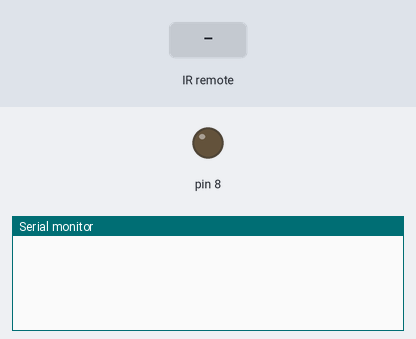
Bench run of a sketch on a simulated Arduino Uno, built with avr-gcc and run on an emulated ATmega328P. Parts: output pins drawn as LEDs (lit = HIGH), the last lines printed to the serial monitor. Inputs (shaded band) come from the test bench.

Above: at 1.2 s.
1.3 s: infrared code 0x4FBE817 received
At 2.5 s:
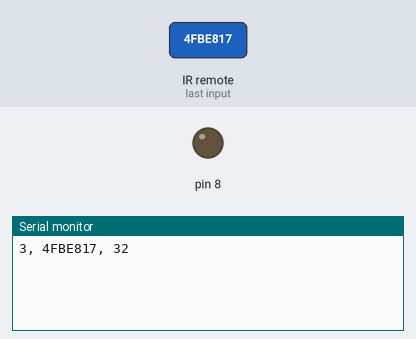
2.8 s: infrared code 0x2FD48B7 received
At 3.7 s:
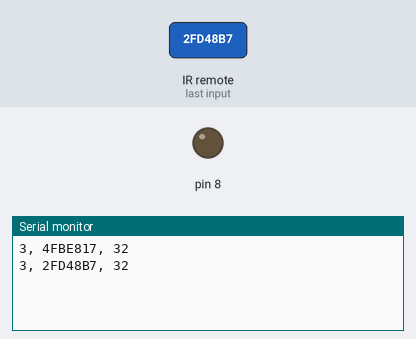

The sketch:

RemoteReceive.ino
```cpp
// this doesn't seem to work
#include <IRremote.h>
IRrecv irrecv(11); // Receive on pin 11
decode_results results;
IRsend irsend;
#define SPEAKERPOWER    0x4FBE817             // recorded value for speaker
#define TVPOWER         0x2FD48B7             // recorded value for TV
int incoming = -1;

void setup() {
  Serial.begin(9600);
  pinMode(8, OUTPUT);
  irrecv.enableIRIn(); // Start the receiver
}

void loop() {
  if (Serial.available() > 0) {
    // read the incoming byte:
    incoming = Serial.read() - 48;

    if (incoming == 1) {
      irsend.sendNEC(SPEAKERPOWER, 32);
      irrecv.enableIRIn();
    } else if (incoming == 2) {
      irsend.sendNEC(TVPOWER, 32);
      irrecv.enableIRIn();
    }
  }
  if (irrecv.decode(&results)) {
    irrecv.resume();
    Serial.print(results.decode_type);
    Serial.print(", ");
    Serial.print(results.value, HEX);
    Serial.print(", ");
    Serial.println(results.bits, DEC);
    irrecv.resume(); // Continue receiving
  }
}
```

Measured:
- after the input at 1.3 s, the serial monitor: prints a new line at once (image 1)
- after the input at 2.8 s, the serial monitor: prints a new line at once (image 2)
